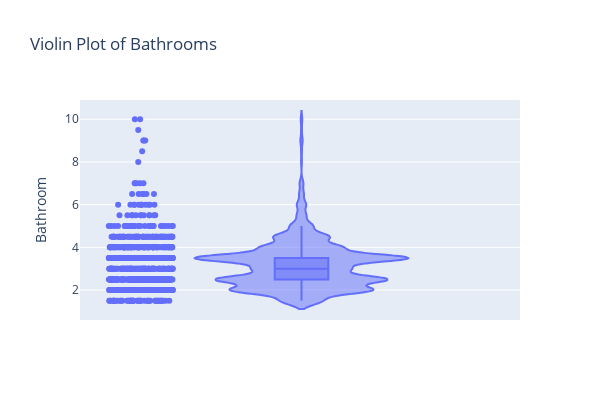

The cell this chart's notebook holds for it:
### Code cell
# violin and boxplots
fig = px.violin(rentals, y="Bathroom", box=True, # draw box plot inside the violin
                points='all', # can be 'outliers', or False
                width=600, title="Violin Plot of Bathrooms",
                height=400,
               )
fig.show()

### Figure 1 — Plotly figure (JSON) as saved in the notebook; plotly's stock layout.template omitted (floating-point values rounded to 4 significant figures; data arrays with more than 128 entries replaced by an {"elided": "..."} marker saying what was removed)
{"data": [{"alignmentgroup": "True", "box": {"visible": true}, "hovertemplate": "Bathroom=%{y}<extra></extra>", "legendgroup": "", "marker": {"color": "#636efa"}, "name": "", "offsetgroup": "", "orientation": "v", "points": "all", "scalegroup": "True", "showlegend": false, "type": "violin", "x0": " ", "xaxis": "x", "y": {"elided": "1174 float values"}, "y0": " ", "yaxis": "y"}], "layout": {"height": 400, "legend": {"tracegroupgap": 0}, "title": {"text": "Violin Plot of Bathrooms"}, "violinmode": "group", "width": 600, "xaxis": {"anchor": "y", "domain": [0, 1]}, "yaxis": {"anchor": "x", "domain": [0, 1], "title": {"text": "Bathroom"}}}}
